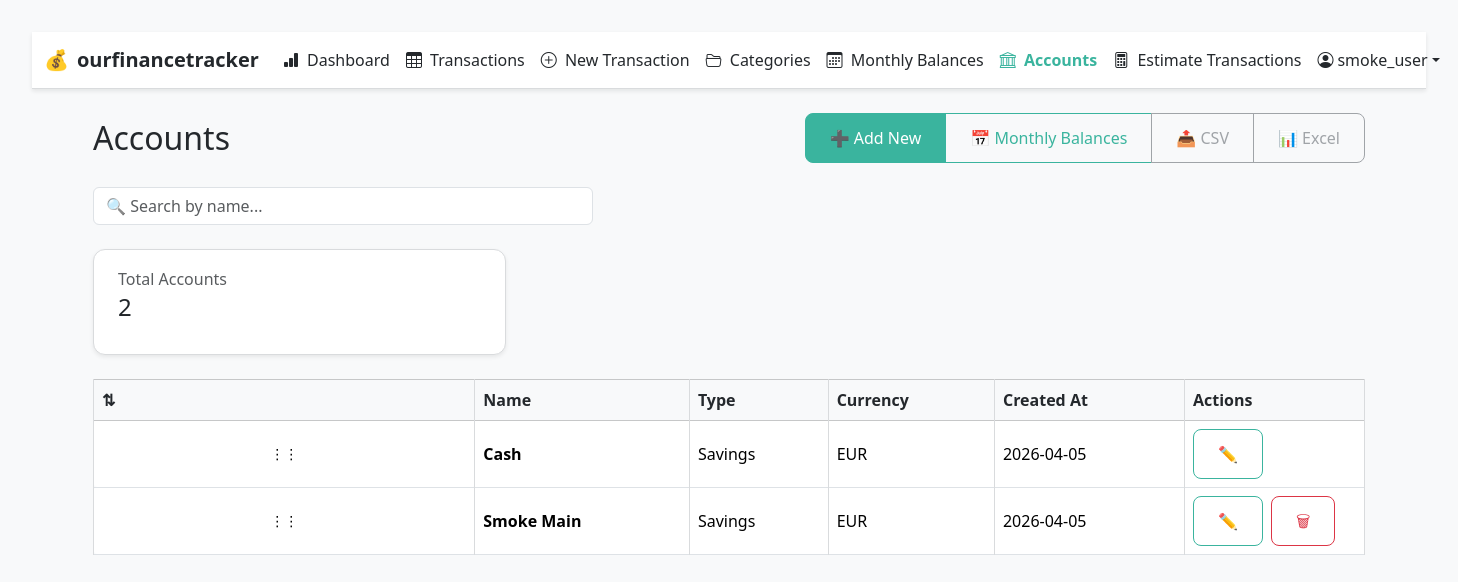
The page /accounts/ (signed in) on the database its author committed.
### core/models.py (models this page shows, shortened)
class Account(models.Model):
    user = models.ForeignKey(User, on_delete=models.CASCADE, related_name="accounts")
    name = models.CharField(max_length=100)
    account_type = models.ForeignKey(
        AccountType,
        on_delete=models.PROTECT,
        default=get_default_account_type_id,
    )
    currency = models.ForeignKey(
        Currency,
        on_delete=models.PROTECT,
        null=True,
        blank=True,
        default=get_default_currency_id,
    )
    created_at = models.DateField(auto_now_add=True)
    position = models.PositiveIntegerField(default=0)
    class Meta:
        ordering = ("position", "name")
        indexes = [
            models.Index(fields=["user", "name"]),
            models.Index(fields=["user", "account_type"]),
            models.Index(fields=["user", "created_at"]),
        ]
        constraints = [
            UniqueConstraint(
                Lower("name"),
                F("user"),
                name="unique_account_user_name_ci",
            )
        ]

class AccountType(models.Model):
    name = models.CharField(max_length=50, unique=True)
    class Meta:
        verbose_name = "account type"
        verbose_name_plural = "account types"
        ordering = ("name",)

class Currency(models.Model):
    code = models.CharField(max_length=3, unique=True)
    symbol = models.CharField(max_length=5, blank=True)
    decimals = models.PositiveSmallIntegerField(default=2)
    class Meta:
        verbose_name_plural = "currencies"
        ordering = ("code",)

### core/views.py (the view)
# urls.py: path("accounts/", AccountListView.as_view(), name="account_list"),
class AccountListView(OwnerQuerysetMixin, ListView):
    model = Account
    template_name = "core/account_list.html"
    context_object_name = "accounts"
    paginate_by = 50  # Add pagination for large account lists
    def get_queryset(self):
        queryset = (
            super()
            .get_queryset()
            .select_related("account_type", "currency")
            .prefetch_related("balances__period")
        )
        search_query = self.request.GET.get("q", "").strip()
        if search_query:
            queryset = queryset.filter(name__icontains=search_query)
        return queryset.order_by("position", "name")
    def get_context_data(self, **kwargs):
        context = super().get_context_data(**kwargs)
        accounts = context["accounts"]
        account_type_totals = {}
        default_currency = "EUR"
        latest_period = DatePeriod.objects.order_by("-year", "-month").first()
        if latest_period and accounts:
            with connection.cursor() as cursor:
                cursor.execute(
                    """
                    SELECT at.name,
                           COALESCE(SUM(ab.reported_balance), 0) as total_balance,
                           c.code as currency
                    FROM core_accounttype at
                    LEFT JOIN core_account a ON a.account_type_id = at.id AND a.user_id = %s
                    LEFT JOIN core_currency c ON a.currency_id = c.id
                    LEFT JOIN core_accountbalance ab ON ab.account_id = a.id AND ab.period_id = %s
                    GROUP BY at.name, c.code
                    HAVING COALESCE(SUM(ab.reported_balance), 0) != 0
                    ORDER BY at.name
                """,
                    [self.request.user.id, latest_period.id],
                )
                results = cursor.fetchall()
                for account_type, balance, currency in results:
                    if balance:
                        currency_symbol = currency or default_currency
                        account_type_totals[account_type] = (
                            f"{balance:,.0f} {currency_symbol}"
                        )
        context["account_type_totals"] = account_type_totals
        context["default_currency"] = default_currency
        return context

### core/context_processors.py (called while the page is built)
def sentry_dsn(request):
    return {"SENTRY_DSN": getattr(settings, "SENTRY_DSN", "")}

### core/views.py (called while the page is built)
    def get_queryset(self) -> QuerySet:
        if not self.request.user.is_authenticated:
            raise PermissionDenied("User must be authenticated")
        qs = super().get_queryset()
        filtered_qs = qs.filter(user=self.request.user)
        if hasattr(qs.model, "blocked"):
            filtered_qs = filtered_qs.filter(blocked=False)
        model_name = getattr(self, "model", None)
        if model_name:
            if hasattr(model_name, "account"):
                filtered_qs = filtered_qs.select_related(
                    "account", "account__currency", "account__account_type"
                )
            if hasattr(model_name, "category"):
                filtered_qs = filtered_qs.select_related("category")
            if hasattr(model_name, "period"):
                filtered_qs = filtered_qs.select_related("period")
        return filtered_qs

### core/templates/core/account_list.html (shortened to what this page needs)
{% extends "base.html" %}
{% load static %}
{% block content %}
<div class="container mt-4">
  <div class="d-flex justify-content-between align-items-center mb-3 flex-wrap">
    <h2 class="mb-2">Accounts</h2>
    <div class="btn-group mb-2" role="group">
      <a href="{% url 'account_create' %}" class="btn btn-success" title="Create a new account">➕ Add New</a>
      <a href="{% url 'account_balance' %}" class="btn btn-outline-primary" title="Insert or review monthly balances">📅 Monthly Balances</a>
      <a href="{% static 'exports/accounts_export.csv' %}" class="btn btn-outline-secondary" title="Export CSV">📤 CSV</a>
      <a href="{% static 'exports/accounts_export.xlsx' %}" class="btn btn-outline-secondary" title="Export Excel">📊 Excel</a>
    </div>
  </div>
  <form method="get" class="mb-4">
    <input type="text" name="q" placeholder="🔍 Search by name..." class="form-control" value="{{ request.GET.q }}">
  </form>
  <div class="row mb-4 g-3">
    <div class="col-md-4">
      <div class="card shadow-sm border-start border-success border-4">
        <div class="card-body">
          <h6 class="card-subtitle text-muted mb-1">Total Accounts</h6>
          <h4 class="card-title">{{ page_obj.paginator.count|default:accounts.count }}</h4>
        </div>
      </div>
    </div>
  </div>
  {% if accounts %}
  <div class="table-responsive">
    <table class="table table-bordered table-hover align-middle">
      <thead class="table-light">
        <tr>
          <th class="w-30">⇅</th>
          <th>Name</th>
          <th>Type</th>
          <th>Currency</th>
          <th>Created At</th>
          <th class="w-180">Actions</th>
        </tr>
      </thead>
      <tbody id="account-table" class="sortable-table" data-reorder-url="{% url 'account_reorder' %}">
        {% for account in accounts %}
        <tr data-id="{{ account.pk }}" class="draggable-row">
          <td class="text-center handle cursor-grab">⋮⋮</td>
          <td><strong>{{ account.name }}</strong></td>
          <td>{{ account.account_type.name }}</td>
          <td>{{ account.currency.code }}</td>
          <td>{{ account.created_at|date:"Y-m-d" }}</td>
          <td>
            <div class="d-flex flex-wrap gap-2">
              <a href="{% url 'account_update' account.pk %}" class="btn btn-sm btn-outline-primary" title="Edit">✏️</a>
              {% if account.name|lower != "cash" %}
                <a href="{% url 'account_delete' account.pk %}" class="btn btn-sm btn-outline-danger" title="Delete" data-confirm-message="Delete this account? This action cannot be undone." data-confirm-method="post">🗑</a>
              {% endif %}
            </div>
          </td>
        </tr>
        {% endfor %}
      </tbody>
    </table>
  </div>
  {% else %}
  <div class="alert alert-info">No accounts found.</div>
  {% endif %}
</div>
{% endblock %}

### core/templates/base.html (shortened to what this page needs)
{% load static %}
<!DOCTYPE html>
<html lang="en-GB">
<head>
  <link href="https://cdn.jsdelivr.net/npm/bootstrap@5.3.3/dist/css/bootstrap.min.css" rel="stylesheet" />
  <link rel="stylesheet" href="https://cdn.datatables.net/1.13.6/css/dataTables.bootstrap5.min.css">
  <link rel="stylesheet" href="https://cdn.jsdelivr.net/npm/bootstrap-icons@1.11.1/font/bootstrap-icons.css">
  <link rel="stylesheet" href="https://cdnjs.cloudflare.com/ajax/libs/font-awesome/6.5.2/css/all.min.css">
  <link rel="stylesheet" href="{% static 'css/main.css' %}">
  <link rel="stylesheet" href="{% static 'css/kpi_progress.css' %}">
</head>
<body class="bg-light">
{% block navbar %}
<nav class="navbar navbar-expand-lg navbar-light" aria-label="Main navigation">
  <div class="container-fluid">
        <a class="navbar-brand d-flex align-items-center gap-2" href="{% url 'home' %}">
      <span role="img" aria-label="money bag">💰</span>
      <strong>ourfinancetracker</strong>
    </a>
    <div class="collapse navbar-collapse" id="mainNav">
      {% if user.is_authenticated %}
        <ul class="navbar-nav me-auto mb-2 mb-lg-0">
          <li class="nav-item">
            <a class="nav-link {% if request.resolver_match.url_name == 'dashboard' %}active{% endif %}"
               href="{% url 'dashboard' %}">
              <i class="bi bi-bar-chart-fill me-1"></i> Dashboard
            </a>
          </li>
          <li class="nav-item">
            <a class="nav-link {% if request.resolver_match.url_name == 'transaction_list' or request.resolver_match.url_name == 'transaction_list_v2' %}active{% endif %}"
               href="{% url 'transaction_list_v2' %}">
              <i class="bi bi-table me-1"></i> Transactions
            </a>
          </li>
          <li class="nav-item">
            <a class="nav-link {% if request.resolver_match.url_name == 'transaction_create' %}active{% endif %}"
               href="{% url 'transaction_create' %}">
              <i class="bi bi-plus-circle me-1"></i> New Transaction
            </a>
          </li>
          <li class="nav-item">
            <a class="nav-link {% if request.resolver_match.url_name == 'category_list' %}active{% endif %}"
               href="{% url 'category_list' %}">
              <i class="bi bi-folder2-open me-1"></i> Categories
            </a>
          </li>
          <li class="nav-item">
            <a class="nav-link {% if request.resolver_match.url_name == 'account_balance' %}active{% endif %}"
               href="{% url 'account_balance' %}">
              <i class="bi bi-calendar3 me-1"></i> Monthly Balances
            </a>
          </li>
          <li class="nav-item">
            <a class="nav-link {% if request.resolver_match.url_name == 'account_list' %}active{% endif %}"
               href="{% url 'account_list' %}">
              <i class="bi bi-bank me-1"></i> Accounts
            </a>
          </li>
          <li class="nav-item">
            <a class="nav-link {% if request.resolver_match.url_name == 'estimate_transaction' %}active{% endif %}"
               href="{% url 'estimate_transaction' %}">
              <i class="bi bi-calculator me-1"></i> Estimate Transactions
            </a>
          </li>
        </ul>
        <ul class="navbar-nav ms-auto">
          <li class="nav-item dropdown">
            <a class="nav-link dropdown-toggle d-flex align-items-center" href="{% url 'accounts:profile' %}" id="accountMenu" role="button" data-bs-toggle="dropdown" aria-expanded="false">
              <i class="bi bi-person-circle me-1"></i> {{ user.username }}
            </a>
          </li>
        </ul>
      {% endif %}
    </div>
  </div>
</nav>
  {% endblock navbar %}
<div class="container mt-4">
  {% block content %}{% endblock content %}
</div>
</body>
</html>

### core/static/css/main.css (style rules this page uses)
:root { --growth-mint: #3AB49E; --growth-mint-dark: #2E9A84; --growth-mint-light: rgba(58, 180, 158, 0.1); --charcoal-trust: #24282C; --charcoal-trust-light: #1A1D20; --ledger-grey: #A0A4A8; --cloud-panel: #D9DBDD; --balanced-sand: #E9E5DB; --balanced-sand-dark: #D4CFC2; --success-color: #3AB49E; --danger-color: #DC3545; --danger-color-dark: #B02A37; --warning-color: #FFC107; --info-color: #0D6EFD; --bg-primary: #ffffff; --bg-secondary: #f8f9fa; --bg-muted: rgba(233, 229, 219, 0.3); }
body { font-family: 'Segoe UI', system-ui, -apple-system, 'Arial', sans-serif; margin: 2rem; background-color: var(--bg-secondary); color: var(--charcoal-trust); }
h1, h2 { margin-bottom: 1rem; }
ul { padding-left: 1.2rem; }
form { margin-top: 1rem; display: flex; flex-direction: column; gap: 1rem; }
input, select, textarea { padding: 0.75rem; font-size: 1rem; width: 100%; max-width: 500px; border: 1px solid var(--cloud-panel); border-radius: 6px; background-color: var(--bg-primary); color: var(--charcoal-trust); transition: border-color 0.2s ease, box-shadow 0.2s ease; }
button, .btn { padding: 0.75rem 1.5rem; border-radius: 8px; cursor: pointer; font-size: 1rem; text-align: center; font-weight: 500; text-decoration: none; display: inline-block; transition: all 0.2s ease; border: 1px solid transparent; }
.btn-outline-primary { border: 1px solid var(--growth-mint); background-color: transparent; color: var(--growth-mint); }
.btn-outline-danger { border: 1px solid var(--danger-color); background-color: transparent; color: var(--danger-color); }
.btn-success { background-color: var(--success-color); color: white; border-color: var(--success-color); }
.btn-secondary, .btn-outline-secondary { border: 1px solid var(--ledger-grey); background-color: transparent; color: var(--ledger-grey); }
.card { background-color: var(--bg-primary); border: 1px solid var(--cloud-panel); border-radius: 12px; box-shadow: 0 2px 8px rgba(36, 40, 44, 0.08); transition: all 0.3s ease; }
.card-body { padding: 1.5rem; }
.handle { cursor: grab; user-select: none; color: #6c757d; user-select: none; transition: color 0.2s ease; }
.card { transition: box-shadow 0.15s ease-in-out; }
.btn-group .btn { border-color: #A0A4A8; }
.table { color: var(--charcoal-trust); }
.table th { background-color: var(--bg-secondary) !important; color: var(--charcoal-trust) !important; border-color: var(--cloud-panel) !important; font-weight: 600; }
.table td { border-color: var(--cloud-panel) !important; }
.navbar { background-color: var(--bg-primary) !important; box-shadow: 0 2px 4px rgba(36, 40, 44, 0.1); border-bottom: 1px solid var(--cloud-panel); }
.navbar-brand, .navbar-nav .nav-link { color: #24282C !important; }
.navbar-nav .nav-link.active { color: #3AB49E !important; font-weight: 600; }
.handle { cursor: grab; user-select: none; color: #6c757d; font-size: 14px; padding: 2px 4px; border-radius: 3px; transition: all 0.2s ease; }
.sortable-table { position: relative; }
.sortable-table tr { transition: all 0.2s ease; }
.w-30 { width: 30px; }
.w-180 { width: 180px; }
.cursor-grab { cursor: grab; }

### core/static/css/kpi_progress.css (style rules this page uses)
.w-30 { width:30%!important; }

### core/templates/base.html (style rules this page uses)
.btn-outline-primary { color: #3AB49E !important; border-color: #3AB49E !important; }
.btn-success { background-color: #3AB49E !important; border-color: #3AB49E !important; }
.btn-outline-secondary { color: #A0A4A8 !important; border-color: #A0A4A8 !important; }
.navbar { background-color: #ffffff !important; border-bottom: 1px solid #D9DBDD !important; }
.navbar-brand, .navbar-nav .nav-link { color: #24282C !important; }
.navbar-nav .nav-link.active { color: #3AB49E !important; font-weight: 600; }
.card { border: 1px solid #D9DBDD !important; border-radius: 12px !important; }
.nav-link { color: #24282C !important; }
.navbar-nav .nav-link { white-space: nowrap !important; }
.table th { color: #24282C !important; font-weight: 600 !important; }

### rows shown on the page
Account: name "Cash", account_type.name "Savings", currency.code "EUR", created_at "2026-04-05"
Account: name "Smoke Main", account_type.name "Savings", currency.code "EUR", created_at "2026-04-05"

### other values the page prints
{{ user.username }} "smoke_user"
{{ page_obj.paginator.count|default:accounts.count }} "2"
